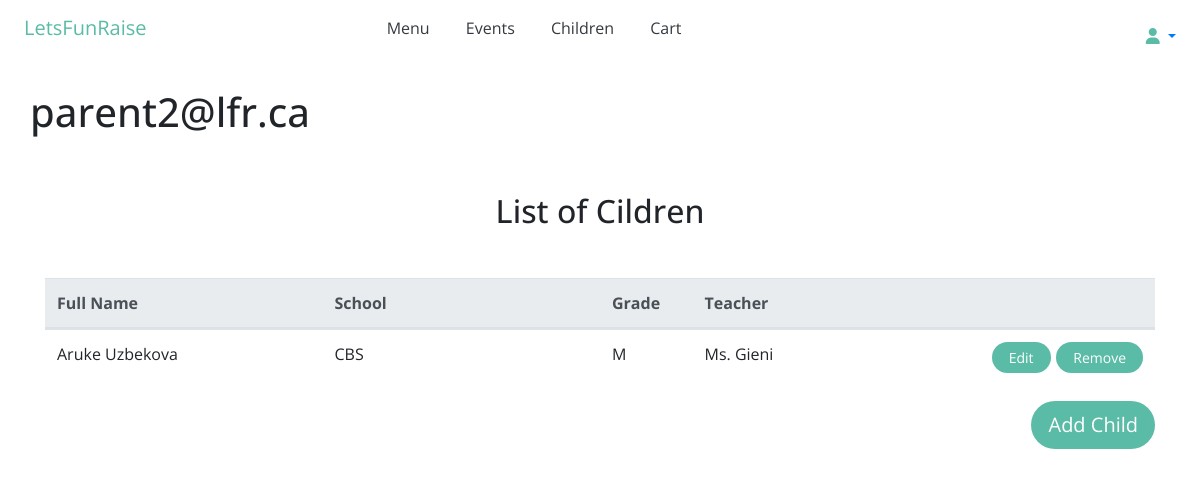
The page /children/ (signed in) on the database as committed earlier.
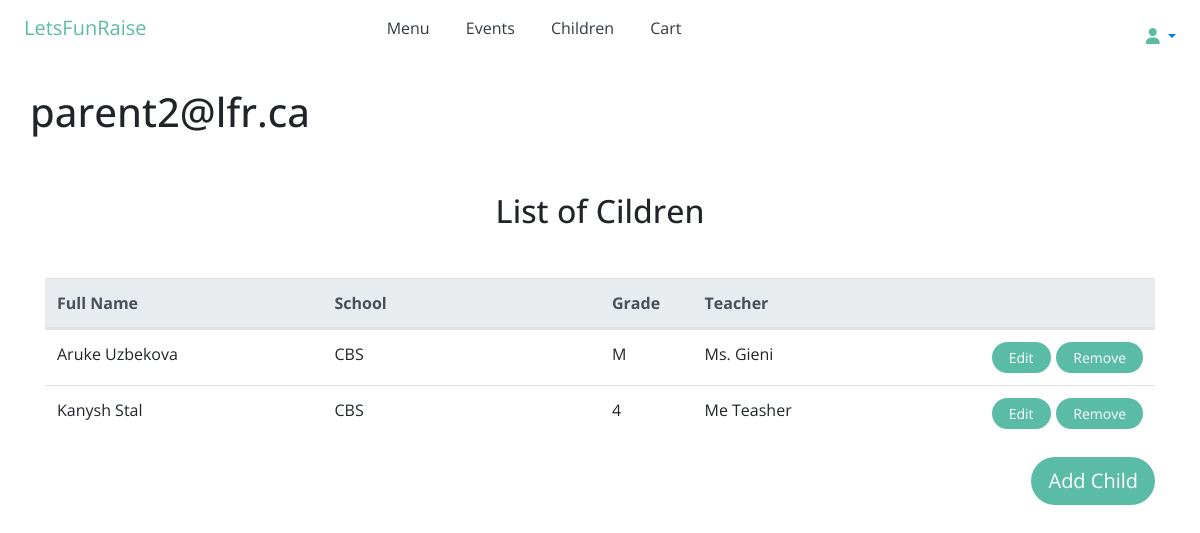
The same page on the database as committed later.
### accounts/models.py (models this page shows, shortened)
class User(AbstractBaseUser):
    email       = models.EmailField(max_length=255, unique=True)
    active      = models.BooleanField(default=True) # can login
    parent      = models.BooleanField(default=False) # parent user
    school      = models.BooleanField(default=False) # school admin user
    vendor      = models.BooleanField(default=False) # vendor user
    staff       = models.BooleanField(default=False) # staff user non superuser
    admin       = models.BooleanField(default=False) # superuser
    timestamp   = models.DateTimeField(auto_now_add=True)
    USERNAME_FIELD = 'email'#username
    REQUIRED_FIELDS = ['parent', 'school', 'vendor' ]
    objects = UserManager()
    def __str__(self):
        return self.email
    @property
    def is_parent(self):
        return self.parent
    @property
    def is_active(self):
        return self.active

### parent/models.py (models this page shows, shortened)
class Kid(models.Model):
    user = models.ForeignKey(User, on_delete=models.CASCADE)
    first_name =  models.CharField(max_length=120)
    slug = slug = models.SlugField(unique=True)
    last_name =  models.CharField(max_length=120)
    province = models.CharField(choices=PROVINCE_CHOICES, max_length=2, default='AB')
    city = models.CharField(max_length=120)
    school =  models.CharField(max_length=120)
    grade = models.CharField(max_length=120)
    teacher = models.CharField(max_length=120)
    def get_absolute_url(self):
        return f"/children/{self.slug}"
    def get_edit_url(self):
        return f"{self.get_absolute_url()}/edit"
    def get_delete_url(self):
        return f"{self.get_absolute_url()}/delete"

### parent/views.py (the view)
# urls.py: path('children/', kid_list_view, name='kidlist'),
def kid_list_view(request):
    if request.user.is_parent:
        qs = Kid.objects.filter(user=request.user)
    elif request.user.is_school:
        qs = Kid.objects.all()
    template_name = 'children/kid_list.html'
    context = {'object_list': qs}
    return render(request, template_name, context)

### parent/templates/children/kid_list.html
{% extends 'base.html' %}
{% block content %}
<div class="container">
   <div class="row">
      <h1>{{user}}</h1>
      <div class="col-md-12 mb-4">
         <div class="table-responsive text-nowrap">
            <h2 class="my-5 h2 text-center">List of Cildren</h2>
            <table class="table text-left">
               <thead class="thead-light">
                  <tr class='d-flex'>
                     <th class="col-3">Full Name</th>
                     <th class="col-3">School</th>
                     <th class="col-1">Grade</th>
                     <th class="col-3">Teacher</th>
                     <th class="col-1"></th>
                     <th class="col-1"></th>
                  </tr>
               </thead>
               <tbody>
               {% for object in object_list %}
                  <tr class='d-flex'>
                     <td class="col-3">{{ object.first_name }} {{ object.last_name }} </td>
                     <td class="col-3">{{ object.school }}</td>
                     <td class="col-1">{{ object.grade }}</td>
                     <td class="col-3">{{ object.teacher }}</td>
                     <td class="col-1"><a class="btn btn-sm rounded-pill float-right px-3" href="{{ object.get_edit_url }}" role="button">Edit</a></td>
                     <td class="col-1"><a class="btn btn-sm rounded-pill float-right px-3" href="{{ object.get_delete_url }}" role="button">Remove</td>
                  </tr>
               {% endfor %}
               </tbody>
            </table>
         </div>
         {% if user.is_parent %}
         <a class="btn btn-lg rounded-pill float-right mb-5" href=" /children-new/" role="button">Add Child</a>
         {% endif %}
      </div>
   </div>
</div>
{% endblock content %}

### templates/base.html (shortened to what this page needs)
{% load static %}
<!doctype html>
<html lang="en">
<head>
  <link rel="stylesheet" href="https://stackpath.bootstrapcdn.com/bootstrap/4.5.0/css/bootstrap.min.css"
>
  <link href={% static "css/main.css" %} rel="stylesheet">
  <link rel="stylesheet"
    href="https://cdnjs.cloudflare.com/ajax/libs/malihu-custom-scrollbar-plugin/3.1.5/jquery.mCustomScrollbar.min.css">
<body>
  {% if request.user.is_authenticated %}
  {% include 'short_navbar.html' %}
  {% else %}
  {% include 'main_navbar.html' %}
  {% endif %}
  {% block content %}
  {% endblock %}
</body>
</html>

### templates/short_navbar.html (shortened to what this page needs)
<div class="d-flex flex-column flex-md-row p-3 px-md-4 mb-3 bg-white">
    <nav class="my-2 my-lg-0 mr-auto">
        <a class="text-decoration-none" href="/"><h5 class="my-0 mr-lg-auto font-weight-normal text-blue">LetsFunRaise</h5></a>
    </nav>
    <nav class="my-2 my-lg-0 mr-auto">
        <a class="p-3 text-dark" href="/menu/">Menu</a>
        <a class="p-3 text-dark" href="/event/">Events</a>
        <a class="p-3 text-dark" href="/children/">Children</a>
        <a class="p-3 text-dark" href="/order-summary/">Cart</a>
    </nav>
    <nav class="my-2 my-lg-0 ml-auto">
        <ul class="navbar-nav">
            <li class="nav-item dropdown-submenu pull-left">
                <a class="nav-link dropdown-toggle" href="#" id="navbarDropdown" role="button" data-toggle="dropdown">
                    <i class="fas fa-user"></i>
                </a>
            </li>
        </ul>
    </nav>
</div>

### static/css/main.css (style rules this page uses)
body { font-family: Open Sans, sans-serif; }
.text-blue { color: #5ABBA6; }
.btn { background-color: #5ABBA6; color: white; }
.fas { color: #5ABBA6; }

Rows that differ between the two databases and show on the page:
added Kid: first_name "Kanysh", last_name "Stal", school "CBS", grade "4", teacher "Me Teasher"
